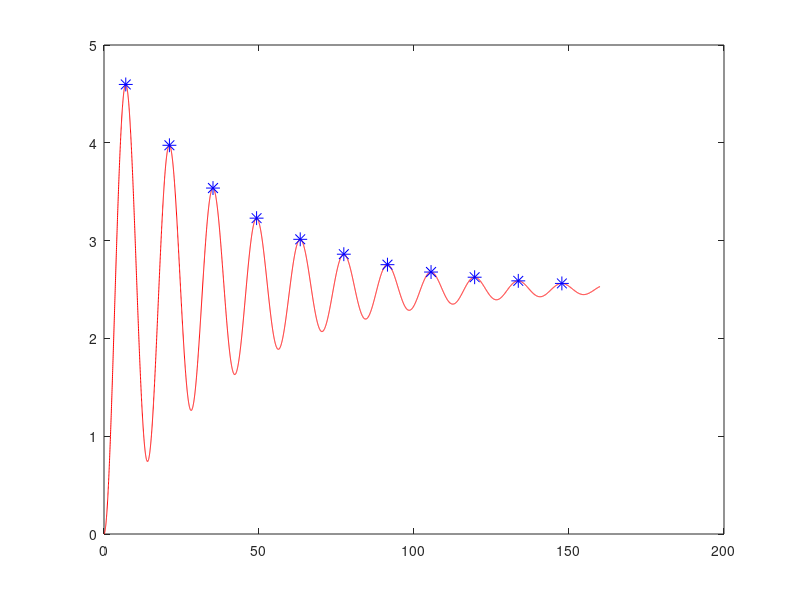

MATLAB code for this plot:
u = 1; %force
b = 0.1; %damping constant
k = 0.4; %spring constant
m = 2; %mass
dt = 0.02; %timestep
position  = 0;
velocity  = 0;
acceleration  = 0;

%calculating second-order system characteristics and settling time
natural_freq = sqrt(k/m);
damping_ratio = b/(2*sqrt(m*k));
settle_time = 4/(natural_freq * damping_ratio);


%preparing data collection
time = 0:dt:settle_time;
y_values = zeros(1, length(time));
overshoot = zeros(1, length(time));
index = 1:1:length(time);

%equilibrium position
equil_pos = u/k

for num = index
    y_values(num) = position;

    acceleration = (u - (b*velocity) - (k*position))/m;
    
    velocity = velocity + acceleration * dt;
    position = position + velocity * dt;

    %finding and documenting peaks
    if num > 2
        if y_values(num-1) > y_values(num-2) && y_values(num-1) > position
            calc = ((y_values(num-1) - (equil_pos)) / (equil_pos)) * 100;
            overshoot(num) = calc;
        end
    end    

    y_values(num) = position;

end

%plotting
xlabel("time(s)");
ylabel("position(m)")
plot(time,y_values, "r")

hold on

overshoot;

peak_indices = find(overshoot ~= 0);

plot(time(peak_indices), y_values(peak_indices), 'b*', 'MarkerSize', 10)
